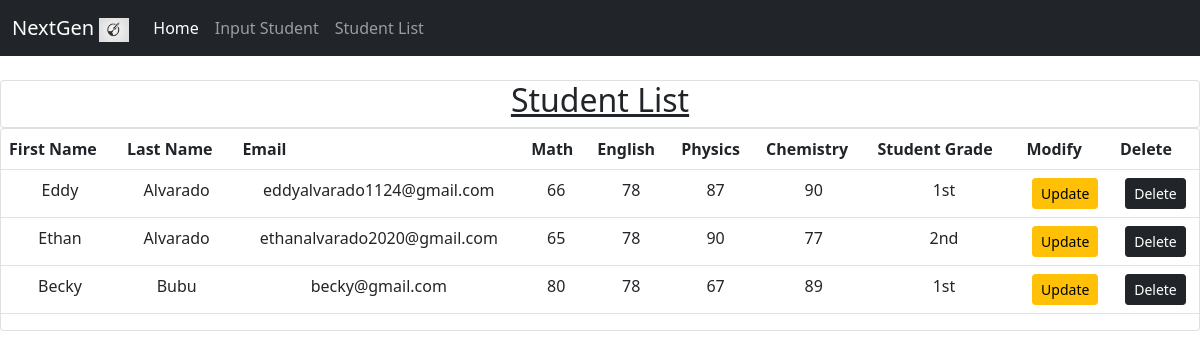
Page /studentView/ on the committed database.
### report_card/models.py (models this page shows, shortened)
class ReportCard(models.Model):
    Fname = models.CharField(max_length=100)
    Lname = models.CharField(max_length=100)
    Email = models.EmailField()
    Math = models.IntegerField()
    English = models.IntegerField()
    Physics = models.IntegerField()
    Chemistry = models.IntegerField()
    First = '1st'
    Second = '2nd'
    Third = '3rd'
    Fourth = '4th'
    Fifth = '5th'
    grade = [
        (First, '1st'),
        (Second, '2nd'),
        (Third, '3rd'),
        (Fourth, '4th'),
        (Fifth, '5th'),
    ]
    year_in_school = models.CharField(
        max_length=3,
        choices=grade,
        default=First,
    )

### report_card/views.py (the view)
# urls.py: path('studentView/', views.studentView, name='studentView'),
def studentView(request):
    students = ReportCard.objects.all()
    return render(request, 'report_card/students.html', {'students': students})

### report_card/templates/report_card/students.html (shortened to what this page needs)
{% extends "report_card/base.html" %}
{%  load static %}
{% block content %}
    <br>
    <div class="row">
        <div class="col-md">
            <div class="card card body">
                <h2 id="h1Eddy">Student List</h2>
            </div>
            <div class="card card body">
                <table class="table">
                    <tr>
                        <th>First Name</th>
                        <th>Last Name</th>
                        <th>Email</th>
                        <th>Math</th>
                        <th>English</th>
                        <th>Physics</th>
                        <th>Chemistry</th>
                        <th>Student Grade</th>
                        <th>Modify</th>
                        <th>Delete</th>
                    </tr>
                    {% for i in students %}
                        <tr>
                            <td>{{ i.Fname }}</td>
                            <td>{{ i.Lname }}</td>
                            <td>{{ i.Email }}</td>
                            <td>{{ i.Math }}</td>
                            <td>{{ i.English }}</td>
                            <td>{{ i.Physics }}</td>
                            <td>{{ i.Chemistry }}</td>
                            <td>{{ i.year_in_school }}</td>
                            <td><a class="btn btn-sm btn-warning" href="{% url 'modifyStudent' i.id %}">Update</a></td>
                            <td><a class="btn btn-sm btn-dark" href="{% url 'deleteStudent' i.id %}">Delete</a></td>
                        </tr>
                    {% endfor %}
                </table>
            </div>
        </div>
    </div>
{% endblock %}

### report_card/templates/report_card/base.html (shortened to what this page needs)
{% load static %}
<!DOCTYPE html>
<html lang="en">
<head>
    <link href="https://cdn.jsdelivr.net/npm/bootstrap@5.0.0-beta1/dist/css/bootstrap.min.css" rel="stylesheet">
</head>
<body>
    <nav class="navbar navbar-expand-lg navbar-dark bg-dark">
          <div class="container-fluid">
            <a class="navbar-brand" href="#">NextGen
                <img src="{% static 'report_card/images/logo.jpeg' %}" alt="" width="30" height="24">
            </a>
            <div class="collapse navbar-collapse" id="navbarNavAltMarkup">
              <div class="navbar-nav">
                <a class="nav-link active" aria-current="page" href={% url 'index' %}>Home</a>
                <a class="nav-link" href={% url 'input' %}>Input Student</a>
                  <a class="nav-link" href={% url 'studentView' %}>Student List</a>
              </div>
            </div>
          </div>
        </nav>
        {% block content %}
        {% endblock %}
</body>
</html>

### report_card/templates/report_card/base.html (style rules this page uses)
#h1Eddy { text-align: center; text-decoration: underline; }
td { text-align: center; }

### rows in the picture
ReportCard: Fname "Eddy", Lname "Alvarado", Email "eddyalvarado1124@gmail.com", Math "66", English "78", Physics "87", Chemistry "90", year_in_school "1st"
ReportCard: Fname "Ethan", Lname "Alvarado", Email "ethanalvarado2020@gmail.com", Math "65", English "78", Physics "90", Chemistry "77", year_in_school "2nd"
ReportCard: Fname "Becky", Lname "Bubu", Email "becky@gmail.com", Math "80", English "78", Physics "67", Chemistry "89", year_in_school "1st"
